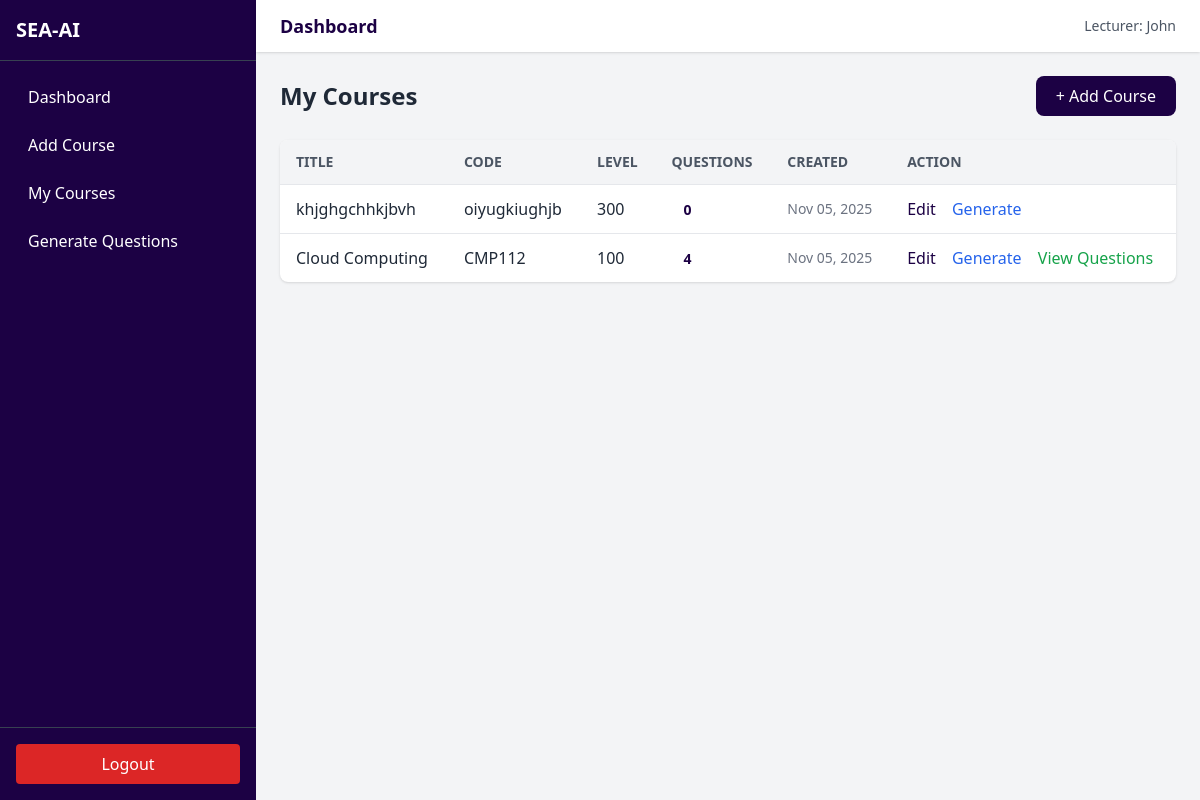
The page /lecturer/view_courses.php (signed in) on the database its author committed.
### tables this page shows
CREATE TABLE `courses` (
  `id` int(11) NOT NULL,
  `lecturer_id` int(11) NOT NULL,
  `title` varchar(255) NOT NULL,
  `course_code` varchar(100) NOT NULL,
  `level` varchar(50) NOT NULL,
  `info` text DEFAULT NULL,
  `created_at` timestamp NOT NULL DEFAULT current_timestamp(),
  `updated_at` timestamp NULL DEFAULT NULL
);

### includes/functions.php (called while the page is built, shortened)
<?php
function e($v){ return $v; }

### lecturer/view_courses.php (the view, shortened to what this page needs)
<?php
require_once __DIR__ . '/../config/db.php';
require_once __DIR__ . '/../includes/functions.php';
require_once __DIR__ . '/../includes/header.php';
require_once __DIR__ . '/../includes/sidebar.php';
$lecturer_id = (int)$_SESSION['lecturer_id'];
$stmt = $pdo->prepare("
    SELECT c.id, c.title, c.course_code, c.level, c.created_at,
           COUNT(q.id) AS total_questions
    FROM courses c
    LEFT JOIN questions q ON q.course_id = c.id
    WHERE c.lecturer_id = ?
    GROUP BY c.id
    ORDER BY c.created_at DESC
");
$stmt->execute([$lecturer_id]);
$courses = $stmt->fetchAll();
?>
<div class="flex-1 flex flex-col">
  <?php require_once __DIR__ . '/../includes/topnav.php'; ?>
  <main class="p-6 space-y-6">
    <div class="flex justify-between items-center">
      <h2 class="text-2xl font-semibold text-gray-800">My Courses</h2>
      <a href="add_course.php"
         class="bg-[var(--primary)] hover:bg-[#150133] text-white px-5 py-2 rounded-lg font-medium transition">
        + Add Course
      </a>
    </div>
    <div class="bg-white shadow rounded-lg overflow-hidden">
      <table class="min-w-full border-collapse">
        <thead class="bg-gray-100 text-gray-600 uppercase text-sm">
          <tr>
            <th class="text-left px-4 py-3 border-b">Title</th>
            <th class="text-left px-4 py-3 border-b">Code</th>
            <th class="text-left px-4 py-3 border-b">Level</th>
            <th class="text-left px-4 py-3 border-b">Questions</th>
            <th class="text-left px-4 py-3 border-b">Created</th>
            <th class="text-left px-4 py-3 border-b">Action</th>
          </tr>
        </thead>
        <tbody class="divide-y">
          <?php if ($courses): ?>
            <?php foreach ($courses as $c): ?>
              <tr class="hover:bg-gray-50">
                <td class="px-4 py-3 text-gray-800 font-medium"><?= e($c['title']) ?></td>
                <td class="px-4 py-3"><?= e($c['course_code']) ?></td>
                <td class="px-4 py-3"><?= e($c['level']) ?></td>
                <td class="px-4 py-3">
                  <span class="bg-[var(--primary)]/10 text-[var(--primary)] px-3 py-1 rounded-full text-sm font-semibold">
                    <?= e($c['total_questions']) ?>
                  </span>
                </td>
                <td class="px-4 py-3 text-gray-500 text-sm"><?= e(date('M d, Y', strtotime($c['created_at']))) ?></td>
                <td class="px-4 py-3 space-x-3">
                  <a href="edit_course.php?id=<?= e($c['id']) ?>"
                     class="text-[var(--primary)] hover:underline font-medium">Edit</a>
                  <a href="generate_questions.php?course_id=<?= e($c['id']) ?>"
                     class="text-blue-600 hover:underline font-medium">Generate</a>
                     <?php if ($c['total_questions'] > 0): ?>
    <a href="view_questions.php?course_id=<?= e($c['id']) ?>"
       class="text-green-600 hover:underline font-medium">View Questions</a>
  <?php endif; ?>
                </td>
              </tr>
            <?php endforeach; ?>
          <?php else: ?>
            <tr>
              <td colspan="6" class="text-center py-6 text-gray-500">No courses found.</td>
            </tr>
          <?php endif; ?>
        </tbody>
      </table>
    </div>
  </main>
</div>
<?php require_once __DIR__ . '/../includes/footer.php'; ?>

### includes/header.php (shortened to what this page needs)
<!doctype html>
<html lang="en">
<head>
  <script src="https://cdn.tailwindcss.com"></script>
</head>
<body class="bg-gray-100 text-gray-800">
<div class="flex h-screen overflow-hidden">

### includes/sidebar.php (shortened to what this page needs)
<?php
$admin = !empty($_SESSION['admin_id']);
$lecturer = !empty($_SESSION['lecturer_id']);
?>
<aside class="w-64 bg-[var(--primary)] text-white flex flex-col">
  <div class="p-4 text-xl font-bold border-b border-gray-700">SEA-AI</div>
  <nav class="flex-1 p-4 space-y-2">
    <?php if ($admin): ?>
      <a href="dashboard.php" class="block px-3 py-2 rounded hover:bg-gray-700">Dashboard</a>
      <a href="lecturers.php" class="block px-3 py-2 rounded hover:bg-gray-700">Lecturers</a>
      <a href="create_access_code.php" class="block px-3 py-2 rounded hover:bg-gray-700">Create Access Code</a>
      <a href="access_codes.php" class="block px-3 py-2 rounded hover:bg-gray-700">All Access Codes</a>
    <?php elseif ($lecturer): ?>
      <a href="dashboard.php" class="block px-3 py-2 rounded hover:bg-gray-700">Dashboard</a>
      <a href="add_course.php" class="block px-3 py-2 rounded hover:bg-gray-700">Add Course</a>
      <a href="view_courses.php" class="block px-3 py-2 rounded hover:bg-gray-700">My Courses</a>
      <a href="generate_questions.php" class="block px-3 py-2 rounded hover:bg-gray-700">Generate Questions</a>
    <?php else: ?>
      <!-- <a href="index.php" class="block px-3 py-2 rounded hover:bg-gray-700">Admin Login</a>
      <a href="/lecturer/login.php" class="block px-3 py-2 rounded hover:bg-gray-700">Lecturer Login</a>
      <a href="/lecturer/signup.php" class="block px-3 py-2 rounded hover:bg-gray-700">Lecturer Signup</a> -->
    <?php endif; ?>
  </nav>
  <div class="p-4 border-t border-gray-700">
    <?php if ($admin || $lecturer): ?>
      <a href="logout.php" class="block px-3 py-2 text-center rounded bg-red-600 hover:bg-red-700">Logout</a>
    <?php endif; ?>
  </div>
</aside>

### includes/topnav.php
<header class="bg-white shadow flex justify-between items-center px-6 py-3">
  <h1 class="text-lg font-semibold text-[var(--primary)]">Dashboard</h1>
  <div class="text-sm text-gray-600">
    <?php if(!empty($_SESSION['admin_id'])): ?>
      <span class="font-medium">Admin</span>
    <?php elseif(!empty($_SESSION['lecturer_id'])): ?>
      <span class="font-medium">Lecturer: <?php echo  $_SESSION['lecturer_name'] ?></span>
    <?php endif; ?>
  </div>
</header>

### includes/footer.php (shortened to what this page needs)
</div>
</body>
</html>

### includes/header.php (style rules this page uses)
:root { --primary: #1c0144; }

### rows shown on the page
courses: title "khjghgchhkjbvh", course_code "oiyugkiughjb", level "300", total_questions "0", created_at "Nov 05, 2025"
courses: title "Cloud Computing", course_code "CMP112", level "100", total_questions "4", created_at "Nov 05, 2025"

### other values the page prints
$_SESSION['lecturer_name'] "John"
